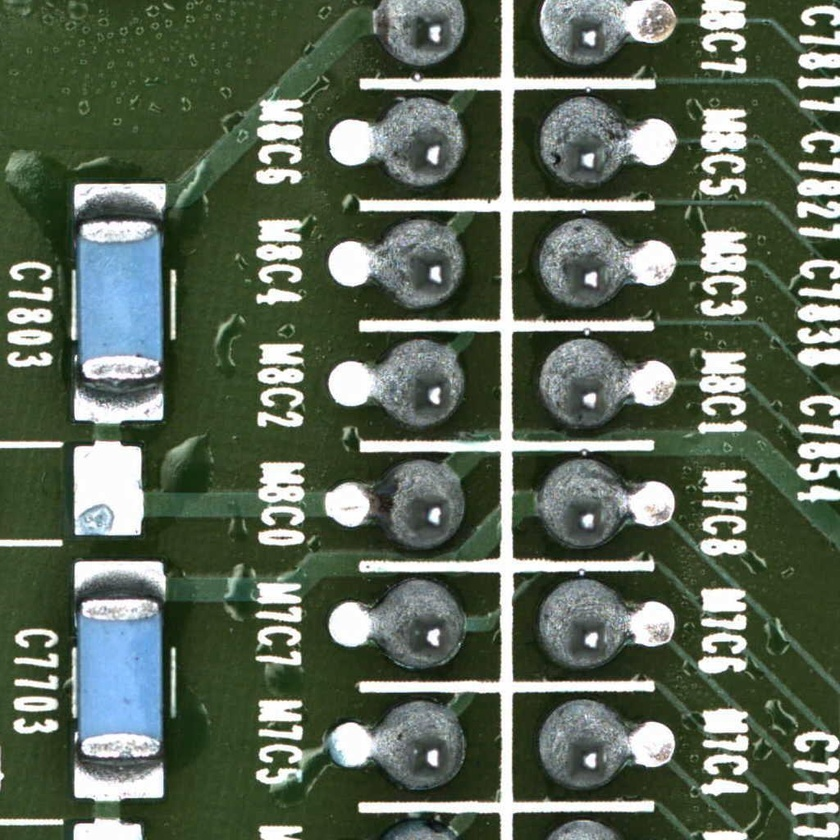
#> input picture images/image.jpg, 840 x 840 px, shrunk from 1024 x 1024 before the run
$ python -i augmentationer.py   (imports and definitions only)
#> lines starting #> are read from the running program, lines starting #| are printed output that depends on the picture
#> further down, picture is the input picture: shape (840, 840, 3); mean B, G, R 89.2, 105.5, 93.8
import os
import cv2
import numpy as np
import random
from glob import glob
from pathlib import Path
from typing import Callable, List, Union
from os import PathLike

# [277 lines left out: functions adjust_brightness, add_gaussian_noise, apply_blur, convert_color, pad_image, rotate_image_and_labels and 5 more, not called in this run]

def color_jitter(image, hue_shift=0.1, saturation_shift=0.3, value_shift=0.3):
    """
    이미지의 색조, 채도, 명도를 무작위로 변경합니다.

    Parameters:
    image (numpy.ndarray): 색상을 변경할 이미지
    hue_shift (float): 색조 변경 범위 (0-1)
    saturation_shift (float): 채도 변경 범위 (0-1)
    value_shift (float): 명도 변경 범위 (0-1)

    Returns:
    numpy.ndarray: 색상이 변경된 이미지
    """
#> called with hue_shift = 0.1, saturation_shift = 0.3, value_shift = 0.3
    hsv = cv2.cvtColor(image, cv2.COLOR_BGR2HSV).astype(np.float32)
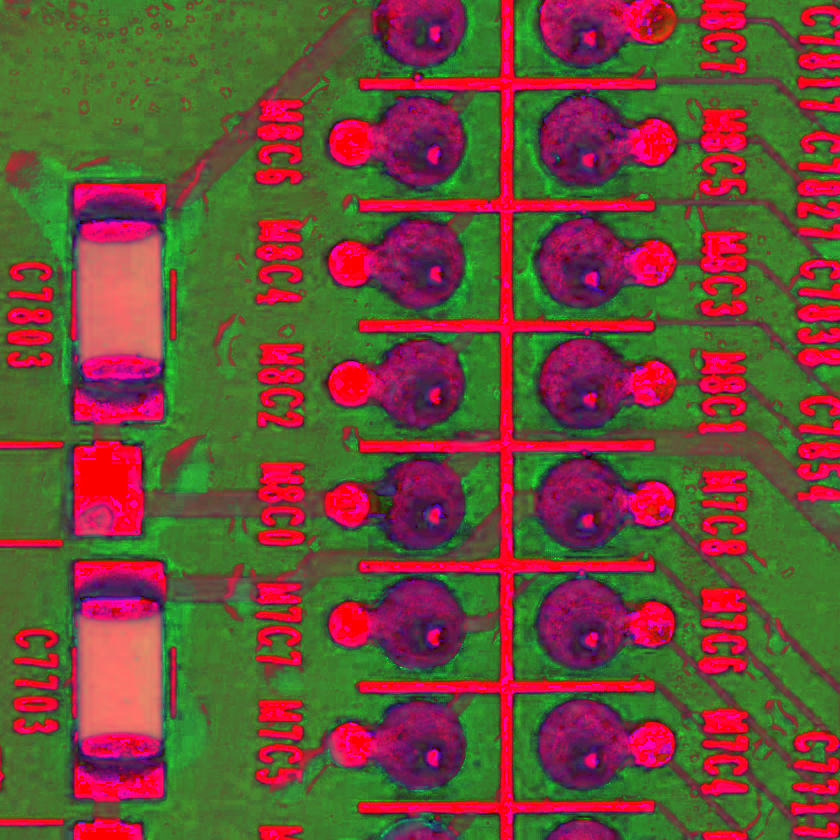
#> hsv: shape (840, 840, 3) float32; mean B, G, R 55.5, 78.7, 107.5

    h, s, v = cv2.split(hsv)
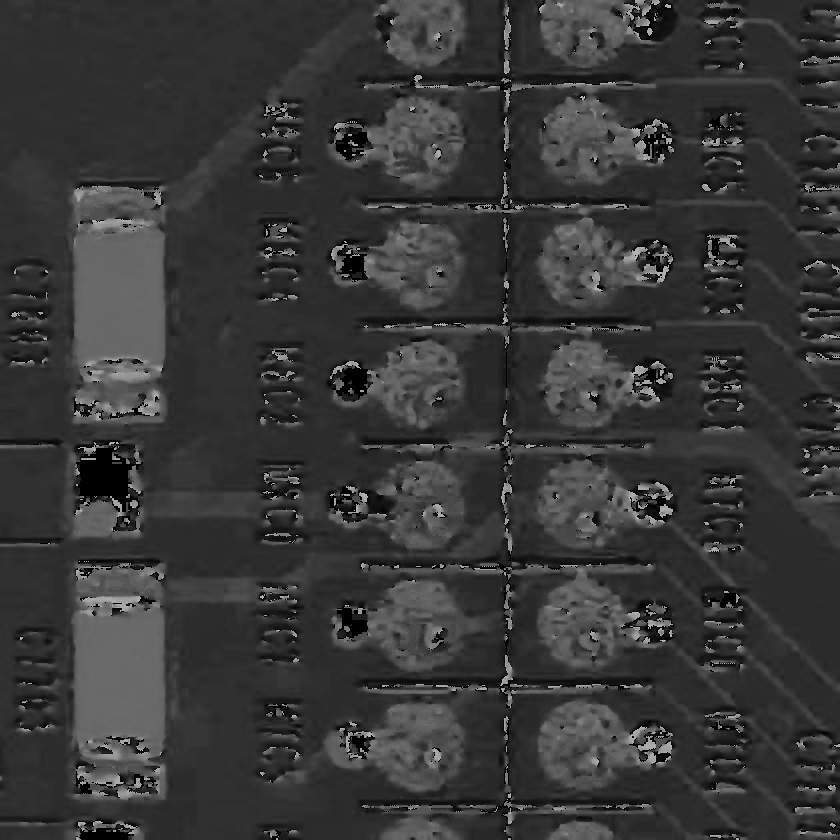
#> h: shape (840, 840) float32; min 0, max 179, mean 55.5
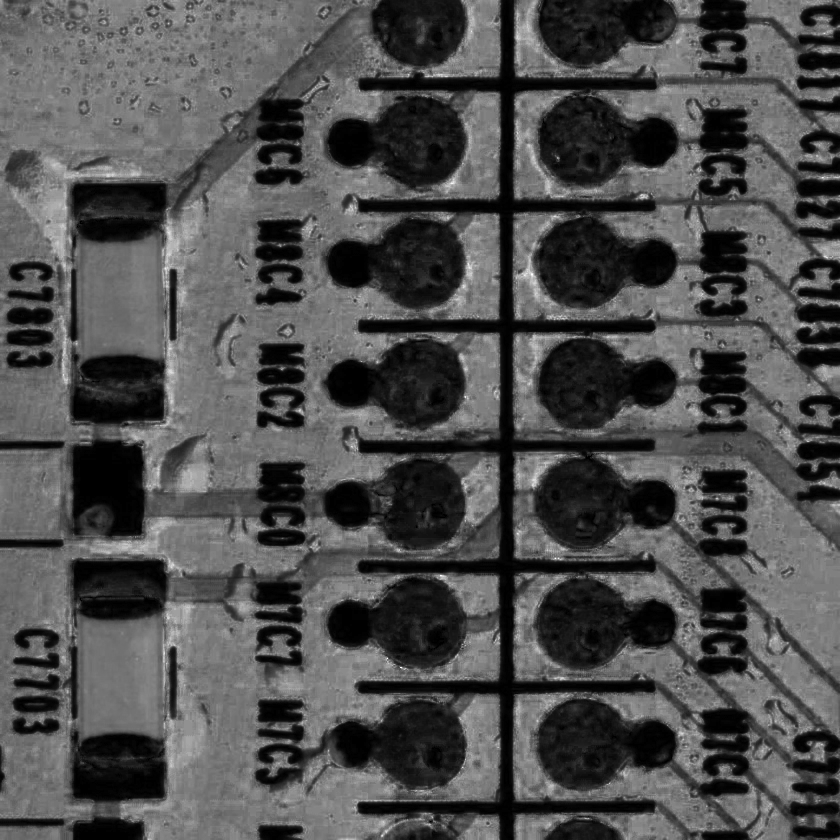
#> s: shape (840, 840) float32; min 0, max 255, mean 78.7
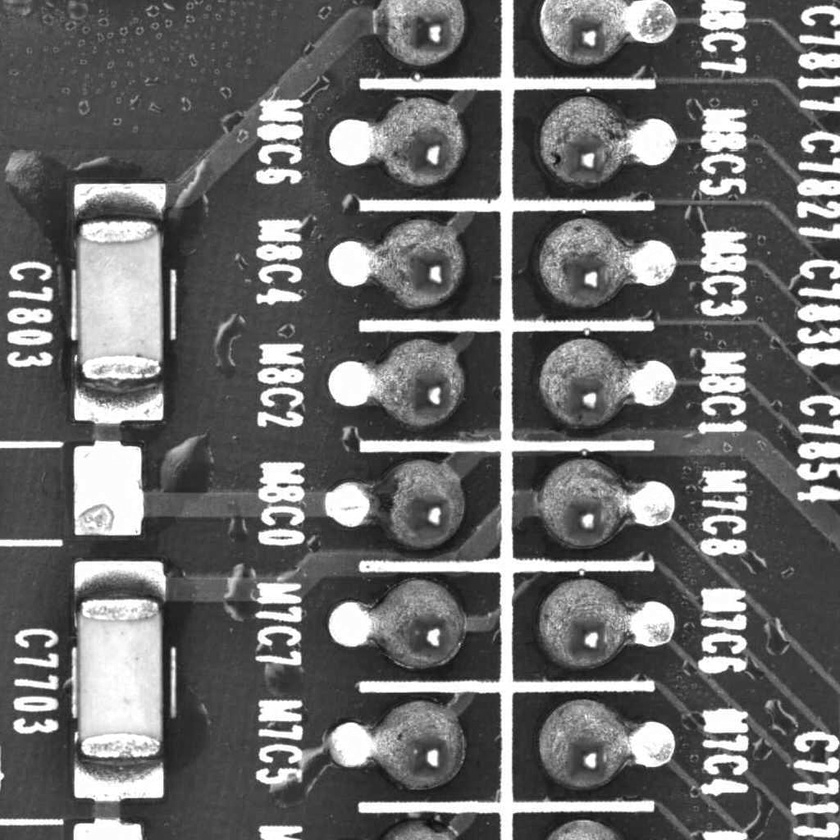
#> v: shape (840, 840) float32; min 11, max 255, mean 107.5
    h += np.random.uniform(-hue_shift, hue_shift) * 180
    s *= np.random.uniform(1 - saturation_shift, 1 + saturation_shift)
    v *= np.random.uniform(1 - value_shift, 1 + value_shift)

    h = np.clip(h, 0, 180)
    s = np.clip(s, 0, 255)
    v = np.clip(v, 0, 255)

    hsv = cv2.merge([h, s, v]).astype(np.uint8)
    return cv2.cvtColor(hsv, cv2.COLOR_HSV2BGR)

# [69 lines left out: functions channel_shuffle, apply_augmentations, augmentationer, _save_augmented_data, not called in this run]

# [33 lines not run here, left out]


>>> import cv2
>>> picture = cv2.imread('../../images/image.jpg')
>>> result = color_jitter(picture)
